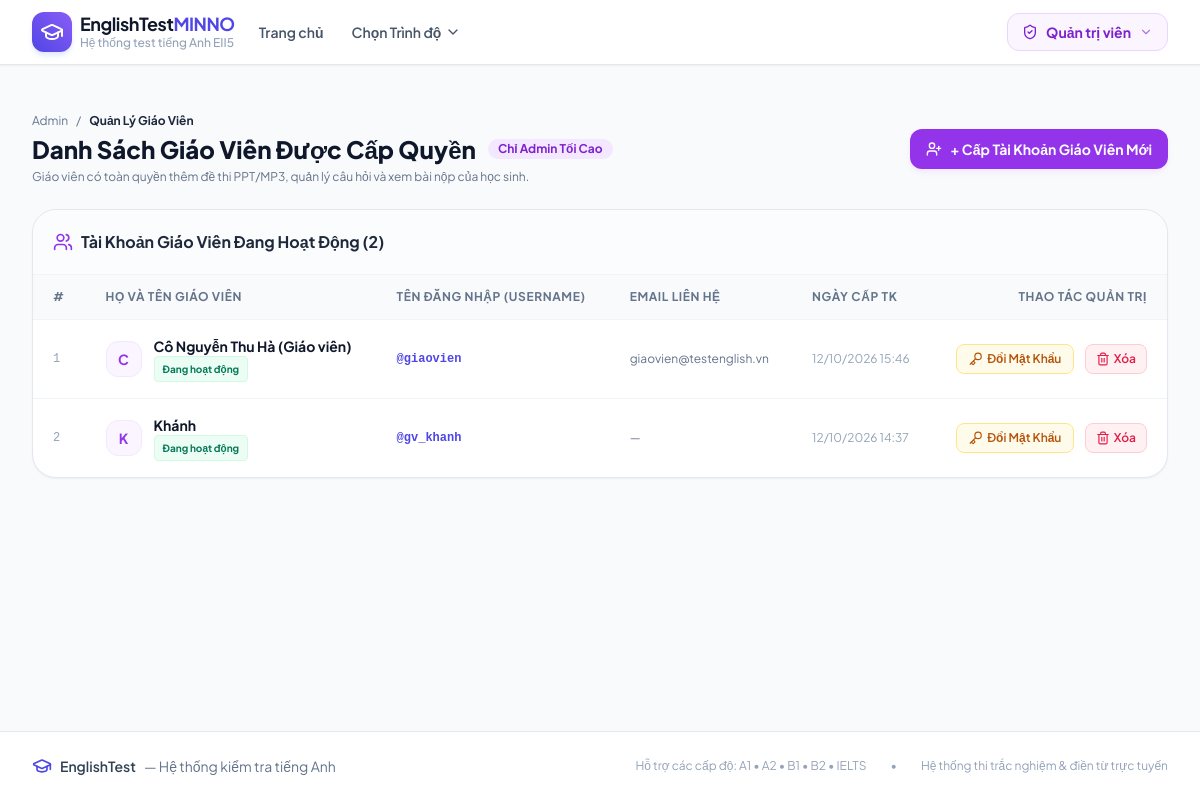
The page /admin/teachers (signed in) on the database its author committed.
### models.py (models this page shows, shortened)
class User(db.Model):
    __tablename__ = 'users'
    id = db.Column(db.Integer, primary_key=True)
    username = db.Column(db.String(80), unique=True, nullable=False)
    password_hash = db.Column(db.String(255), nullable=False)
    full_name = db.Column(db.String(120), nullable=False)
    email = db.Column(db.String(120), nullable=True)
    role = db.Column(db.String(20), default='user')  # 'admin', 'teacher', or 'user'
    created_at = db.Column(db.DateTime, default=datetime.utcnow)
    submissions = db.relationship('Submission', backref='user', lazy=True)

### app.py (the view, shortened to what this page needs)
@app.route('/admin/teachers', methods=['GET', 'POST'])
@admin_only_required
def admin_teachers():
    teachers = User.query.filter_by(role='teacher').order_by(User.created_at.desc()).all()
    return render_template('admin/teachers.html', teachers=teachers)

### app.py (called while the page is built)
def admin_only_required(f):
    @wraps(f)
    def decorated_function(*args, **kwargs):
        user_id = session.get('user_id')
        if not user_id:
            return redirect(url_for('admin_login', next=request.path))
        user = User.query.get(user_id)
        if not user or user.role != 'admin':
            session.clear()
            flash('Chức năng này chỉ dành riêng cho Quản trị viên tối cao (Admin).', 'danger')
            return redirect(url_for('admin_dashboard'))
        return f(*args, **kwargs)
    return decorated_function

@app.context_processor
def inject_globals():
    levels = Level.query.filter_by(is_active=True).order_by(Level.order_num).all()
    current_user = None
    if session.get('user_id'):
        current_user = User.query.get(session.get('user_id'))
    return {
        'all_levels': levels,
        'current_user': current_user,
        'is_admin': session.get('role') == 'admin',
        'is_teacher': session.get('role') == 'teacher',
        'is_staff': session.get('role') in ('admin', 'teacher'),
        'candidate_name': session.get('student_name'),
        'candidate_phone': session.get('student_phone'),
        'candidate_email': session.get('student_email')
    }

### models.py (called while the page is built)
    @property
    def active_tests_count(self):
        return len([t for t in self.tests if t.is_active])

### templates/admin/teachers.html (shortened to what this page needs)
{% extends 'base.html' %}
{% block content %}
<div class="max-w-7xl mx-auto px-4 sm:px-6 lg:px-8 py-8">
    <div class="flex flex-col md:flex-row md:items-center justify-between gap-4 mb-6">
        <div>
            <div class="flex items-center space-x-2 text-xs text-slate-500 mb-1">
                <a href="{{ url_for('admin_dashboard') }}" class="hover:text-indigo-600">Admin</a>
                <span>/</span>
                <span class="text-slate-800 font-bold">Quản Lý Giáo Viên</span>
            </div>
            <h1 class="text-2xl font-extrabold text-slate-900 flex items-center space-x-3">
                <span>Danh Sách Giáo Viên Được Cấp Quyền</span>
                <span class="text-xs px-2.5 py-0.5 rounded-full font-bold bg-purple-100 text-purple-700">Chỉ Admin Tối Cao</span>
            </h1>
            <p class="text-xs text-slate-500 mt-1">Giáo viên có toàn quyền thêm đề thi PPT/MP3, quản lý câu hỏi và xem bài nộp của học sinh.</p>
        </div>
        <button
            type="button"
            onclick="openNewTeacherModal()"
            class="px-4 py-2.5 bg-purple-600 hover:bg-purple-700 text-white font-bold rounded-xl text-sm shadow-md shadow-purple-100 transition flex items-center space-x-2"
        >
            <i data-lucide="user-plus" class="w-4 h-4"></i>
            <span>+ Cấp Tài Khoản Giáo Viên Mới</span>
        </button>
    </div>
    <div class="bg-white rounded-3xl border border-slate-200 shadow-sm overflow-hidden">
        <div class="p-5 border-b border-slate-100 flex items-center justify-between bg-slate-50/50">
            <div class="flex items-center space-x-2">
                <i data-lucide="users" class="w-5 h-5 text-purple-600"></i>
                <h2 class="font-bold text-slate-800 text-base">Tài Khoản Giáo Viên Đang Hoạt Động ({{ teachers|length }})</h2>
            </div>
        </div>
        {% if teachers %}
        <div class="overflow-x-auto">
            <table class="w-full text-left border-collapse text-sm">
                <thead>
                    <tr class="bg-slate-50 text-slate-500 font-bold text-xs uppercase tracking-wider border-b border-slate-100">
                        <th class="py-3.5 px-5">#</th>
                        <th class="py-3.5 px-5">Họ và Tên Giáo Viên</th>
                        <th class="py-3.5 px-5">Tên Đăng Nhập (Username)</th>
                        <th class="py-3.5 px-5">Email Liên Hệ</th>
                        <th class="py-3.5 px-5">Ngày Cấp TK</th>
                        <th class="py-3.5 px-5 text-right">Thao Tác Quản Trị</th>
                    </tr>
                </thead>
                <tbody class="divide-y divide-slate-100">
                    {% for t in teachers %}
                    <tr class="hover:bg-slate-50/80 transition group">
                        <td class="py-4 px-5 text-slate-400 font-mono text-xs">{{ loop.index }}</td>
                        <td class="py-4 px-5 font-bold text-slate-900">
                            <div class="flex items-center space-x-3">
                                <div class="w-9 h-9 rounded-xl bg-purple-50 text-purple-600 border border-purple-100 flex items-center justify-center font-bold text-sm">
                                    {{ t.full_name[:1] }}
                                </div>
                                <div>
                                    <p class="font-bold text-slate-900">{{ t.full_name }}</p>
                                    <span class="inline-flex items-center px-2 py-0.5 rounded text-[10px] font-bold bg-emerald-50 text-emerald-700 border border-emerald-100">
                                        Đang hoạt động
                                    </span>
                                </div>
                            </div>
                        </td>
                        <td class="py-4 px-5 font-mono text-xs text-indigo-600 font-bold">
                            @{{ t.username }}
                        </td>
                        <td class="py-4 px-5 text-slate-500 text-xs">
                            {{ t.email or '—' }}
                        </td>
                        <td class="py-4 px-5 text-slate-400 text-xs">
                            {{ t.created_at.strftime('%d/%m/%Y %H:%M') if t.created_at else '—' }}
                        </td>
                        <td class="py-4 px-5 text-right space-x-2">
                            <button
                                type="button"
                                onclick="openResetPasswordModal('{{ t.id }}', '{{ t.full_name }}', '{{ t.username }}')"
                                class="inline-flex items-center space-x-1 px-3 py-1.5 rounded-lg text-xs font-semibold bg-amber-50 text-amber-700 hover:bg-amber-100 transition border border-amber-200"
                                title="Đổi mật khẩu cho giáo viên này"
                            >
                                <i data-lucide="key" class="w-3.5 h-3.5"></i>
                                <span>Đổi Mật Khẩu</span>
                            </button>
                            <form method="POST" action="{{ url_for('admin_delete_teacher', teacher_id=t.id) }}" class="inline-block" onsubmit="return confirm('Bạn có chắc chắn muốn xóa tài khoản giáo viên {{ t.full_name }} (@{{ t.username }}) không?');">
                                <button type="submit" class="inline-flex items-center space-x-1 px-2.5 py-1.5 rounded-lg text-xs font-semibold bg-rose-50 text-rose-600 hover:bg-rose-100 transition border border-rose-200" title="Xóa tài khoản này">
                                    <i data-lucide="trash-2" class="w-3.5 h-3.5"></i>
                                    <span>Xóa</span>
                                </button>
                            </form>
                        </td>
                    </tr>
                    {% endfor %}
                </tbody>
            </table>
        </div>
        {% endif %}
    </div>
</div>
{% endblock %}

### rows shown on the page
User: full_name "C", full_name "Cô Nguyễn Thu Hà (Giáo viên)", username "giaovien", email "giaovien@testenglish.vn", created_at "12/10/2026 15:46"
User: full_name "K", full_name "Khánh", username "gv_khanh", email "—", created_at "12/10/2026 14:37"

### other values the page prints
{{ teachers|length }} "2"
